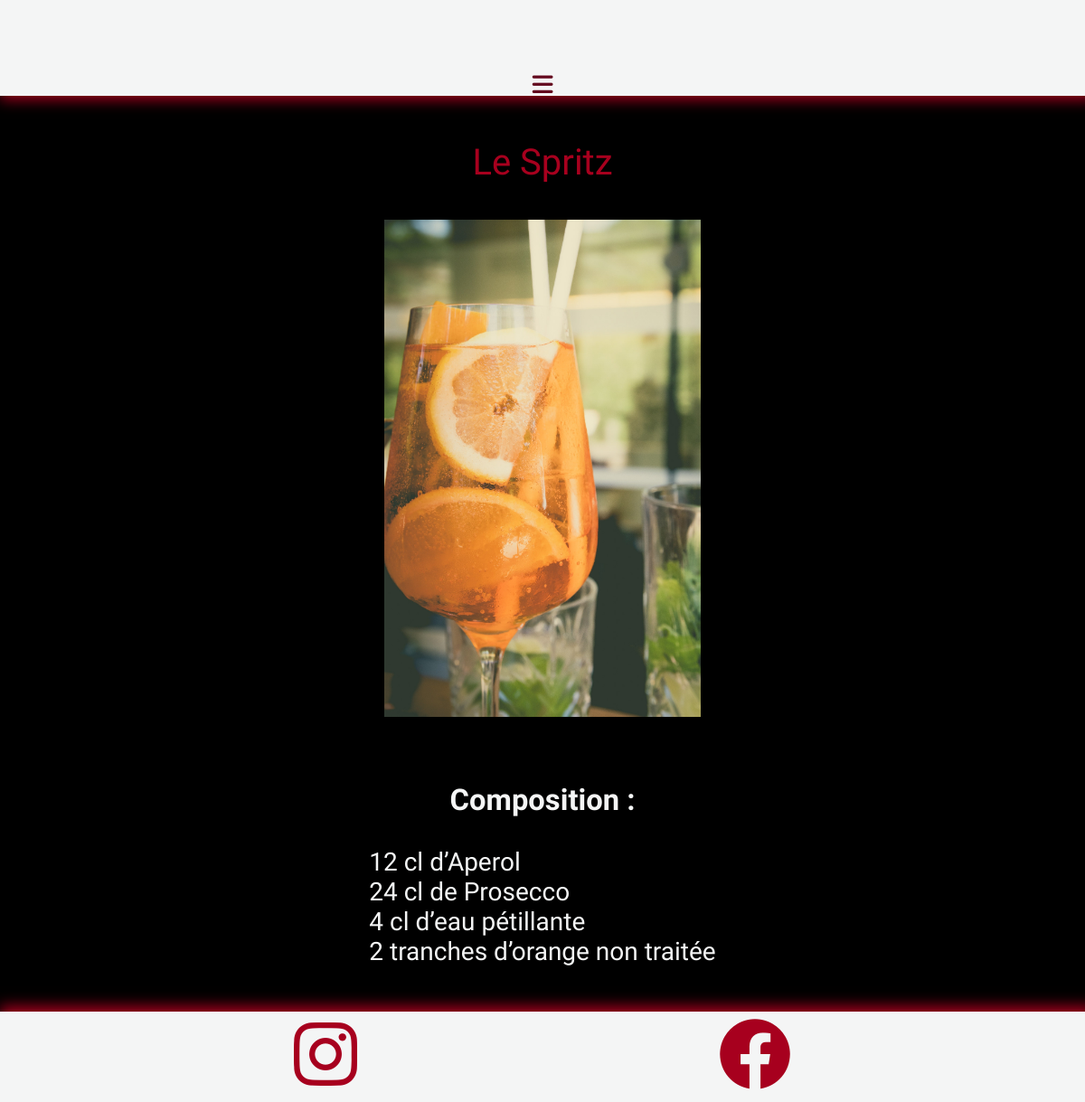
Page /grandeimage.php?ref=1 on the committed database.
### tables this page shows
CREATE TABLE `cocktails` (
  `ID` int(11) NOT NULL,
  `Nom` varchar(150) NOT NULL,
  `Images` varchar(255) NOT NULL,
  `Descriptions` varchar(1000) NOT NULL,
  `Ingredients` varchar(255) NOT NULL
);

### grandeimage.php (the view, shortened to what this page needs)
<?php
 require_once("Connexionbdd/connex.php");
 if (isset($_GET["ref"]) && !empty ($_GET["ref"])){
     $reference=$_GET["ref"];
 } else {
    header("location:index.php");
 }
 $SQL_SELECT = "SELECT c.ID, c.Nom, c.Images, c.Descriptions, b.Prix, c.Ingredients, b.NomBouteille, b.ImgBouteille
               FROM cocktails c
               JOIN bouteilles b ON c.ID = b.ID_B
               WHERE c.ID = '$reference'";
 $resultat = mysqli_query($db,$SQL_SELECT);
 $enrg=mysqli_fetch_assoc($resultat);
 $Nom=$enrg["Nom"];
 $images=$enrg['Images'];
 $ingr=$enrg['Ingredients'];
  ?>
<!DOCTYPE html>
<html lang="fr">
<head>
    <link rel="stylesheet" href="css/grandeimage.css">
    <link rel="stylesheet" href="css/Baniere.css">
    <link rel="stylesheet" href="css/footer.css">
    <link rel="stylesheet" href="css/baseMedias.css">
    <link rel="stylesheet" href="https://cdnjs.cloudflare.com/ajax/libs/font-awesome/6.4.0/css/all.min.css">
</head>
<body>
<header id="acceuil">
<nav id="Navigation">
            <a class="icons" onclick="toggleNav()"><i class="fa-solid fa-bars"></i></a>
       </nav>
      </header>
    <div class=grandcontainer>
    <div class=Grandeimgingr>
         <h3>Composition :</h3>
        <?php print nl2br ($ingr) ?>
         </div>
        <div class=Grandeimage>
            <div class=nom>
        <?php print $Nom ?>
           </div>
        <img src="img/<?php print $images;?>" class="Grandephoto"></a>
        </div>
</div>
        <footer>
          <div id="divfooter">
           <a href="https://www.instagram.com"><i class="fa-brands fa-instagram"></i></a>
           <a href="https://www.facebook.com"><i class="fa-brands fa-facebook"></i></a>
          </div>
        </footer>
</body>
</html>

### css/grandeimage.css (style rules this page uses)
body { margin: 0; background-color: #000000; color: #F4F5F5; width: 100%; }
.grandcontainer { display: flex; margin-bottom: 150px; }
.Grandeimgingr { display: flex; flex-direction: column; justify-content: center; align-items: center; word-wrap: break-word; margin-left: 50px; width: 800px; font-size: 28px; font-family: 'Fira Sans Condensed', sans-serif; }
.Grandeimage { display: flex; flex-direction: column; justify-content: center; align-items: center; margin-top: 50px; font-size: 28px; }
.Grandephoto { width: 350px; height: 550px; }
.nom { font-size: 40px; margin-bottom: 40px; font-family: 'Courgette', cursive; color: #A7001E; }

### css/Baniere.css (style rules this page uses)
body { margin: 0; }
#acceuil { background-color: #F4F5F5; display: flex; }
#Navigation { width: 100%; background-color: #F4F5F5; text-align: center; box-shadow: 5px -1px 15px 5px #A7001E; }
#Navigation a { font-family: 'Playfair Display', serif; text-decoration: none; padding: 10px 50px; line-height: 6.5rem; background-image: linear-gradient(to right, #1e0f1c, #a7001e); background-clip: text; -webkit-background-clip: text; color: transparent; font-size: 42px; }
.icons { display: none; }

### css/Footer.css (style rules this page uses)
html { position: relative; min-height: 100%; }
footer { position: absolute; bottom: 0; width: 100%; height: 100px; }
#divfooter { box-shadow: 5px -1px 15px 5px #A7001E; width: 100%; height: 100px; background-color: #F4F5F5; font-size: 80px; display: flex; justify-content: center; align-items: center; }
#divfooter a { margin: 200px; color: #A7001E; }

### css/baseMedias.css (style rules this page uses)
@media (max-width: 2600px) { .Grandeimgingr { margin-left: 300px; } }
@media (max-width: 2000px) { .Grandeimgingr { margin-left: 100px; } }
@media (max-width: 1800px) { .Grandeimage { margin-right: 50px; } }
@media (max-width: 1800px) { #Navigation a { font-size: 34px; } }
@media (max-width: 1400px) { #Navigation a { font-size: 26px; } }
@media (max-width: 1400px) { .Grandeimgingr { margin: 0; } }
@media (max-width: 1260px) { #Navigation a { line-height: 3.2rem; } }
@media (max-width: 1260px) { #Navigation .icons { width: 100%; margin-top: 80px; padding: 0; } }
@media (max-width: 1260px) { .icons { display: flex; flex-direction: column; justify-content: center; align-items: center; cursor: pointer; color: #000000; font-size: 90px; } }
@media (max-width: 1260px) { .grandcontainer { flex-direction: column; justify-content: center; align-items: center; } }
@media (max-width: 1260px) { .Grandeimage { margin-right: 0; } }
@media (max-width: 1260px) { .grandcontainer .Grandeimgingr { order: 2; margin-top: 40px; } }

### rows in the picture
cocktails: Ingredients "12 cl d’Aperol 24 cl de Prosecco 4 cl d’eau pétillante 2 tranches d’orange non traitée", Nom "Le Spritz", Images (picture)
